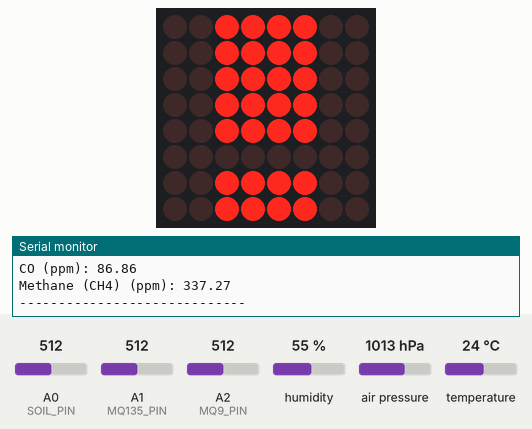
The sketch below on a simulated Arduino Uno, built with avr-gcc and run on an emulated ATmega328P. Parts: 8×8 LED matrix, the last lines printed to the serial monitor. Inputs (shaded band) come from the test bench; at power-on: A2 (MQ9_PIN) = 512, A1 (MQ135_PIN) = 512, A0 (SOIL_PIN) = 512, humidity 55 %, air pressure 1013 hPa, temperature 24 °C.

Above: at 3.2 s.
3.3 s: A2 (MQ9_PIN) set to 452
5.5 s: A2 (MQ9_PIN) set to 435
At 6.9 s:
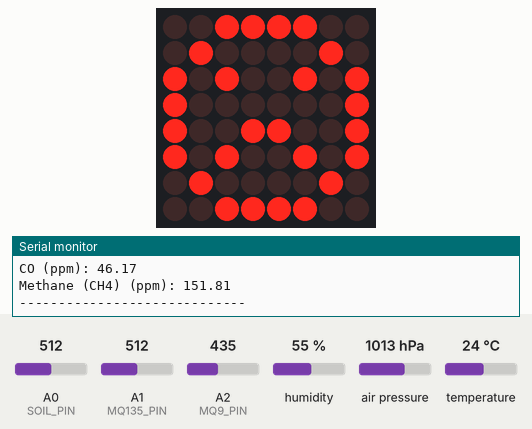
7.7 s: A2 (MQ9_PIN) set to 510
At 8.6 s:
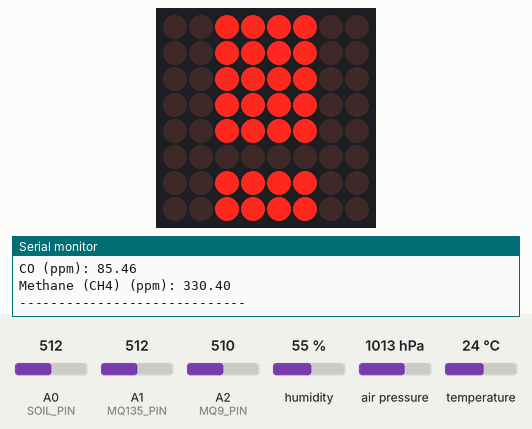
9.9 s: A2 (MQ9_PIN) set to 306
At 11.4 s:
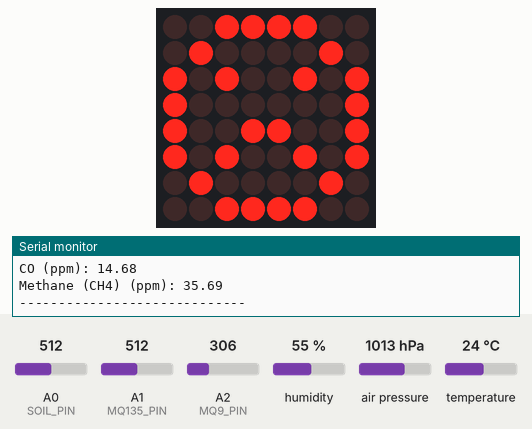
12.1 s: A1 (MQ135_PIN) set to 217
14.3 s: A1 (MQ135_PIN) set to 191
At 17.6 s:
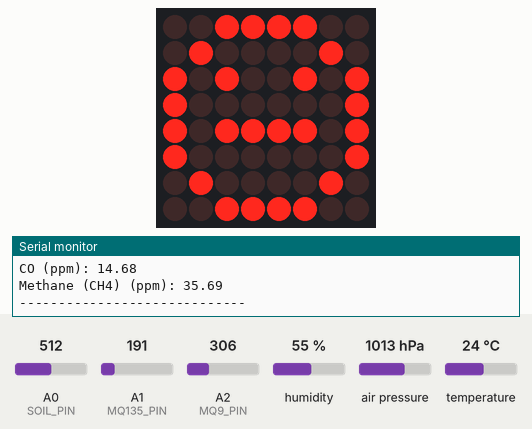
Timing chart, 0 to 18.7 s (numbered marks = the images above; inputs shaded):
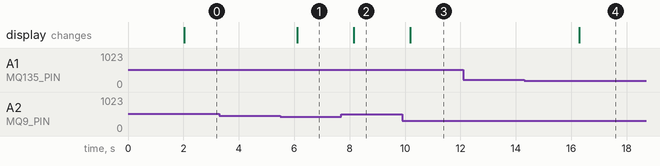

The sketch:

smartsoilv1.ino
```cpp
#include <LedControl.h>
#include <Wire.h>
#include <Adafruit_Sensor.h>
#include <Adafruit_BME280.h>

// A SmartSoil V1 valós idejű környezeti megfigyelőrendszert mutat be,
// amely beltéri növények állapotának nyomon követésére és a levegő minőségének figyelemmel kísérésére szolgál.
// A projektet Štefan Müller készítette a Robotika (KINF/AIdb/ROB/22) tantárgy szemesztrális munka részeként.
// Štefan Müller, UJS - GIK, Alkalmazott Informatika. 2025/4/27

//  MAX7219 DOT LED 8X8 MATRIX definíció
LedControl lc = LedControl(11, 13, 10, 1); // DIN, CLK, CS

// BME280 definíció
#define BME280_I2C_ADDRESS 0x76 // Try 0x77 if 0x76 doesn't work
Adafruit_BME280 bme;
#define SEA_LEVEL_PRESSURE_HPA 1014.0

// Gáz-szenzor pin definíciók
#define SOIL_PIN   A0
#define MQ135_PIN  A1
#define MQ9_PIN    A2

float R0mq135 = 5.9; // Kalibrált R0 érték - MQ135
float R0mq9 = 3.8; // Kalibrált R0 érték - MQ9

const int dryValue = 980; // Kalibrált száraz-érték
const int wetValue = 320; // Kalibrált nedves-érték

//  MAX7219 DOT LED 8X8 MATRIX hangulatjelek
byte happyface[8] = {
  B00111100, B01000010, B10100101, B10000001,
  B10100101, B10011001, B01000010, B00111100
};

byte sadface[8] = {
  B00111100, B01000010, B10100101, B10000001,
  B10011001, B10100101, B01000010, B00111100
};

byte seriousface[8] = {
  B00111100, B01000010, B10100101, B10000001,
  B10111101, B10000001, B01000010, B00111100
};

byte alertsign[8] = {
  B00111100, B00111100, B00111100, B00111100,
  B00111100, B00000000, B00111100, B00111100
};

byte welcometext[8] = {
  B00000000, B01001010, B01001000, B01111010,
  B01001010, B01001010, B00000000, B00000000
};

// Hangulatjelek felrajzolása a MAX7219 DOT LED 8X8 MATRIX kijelzőre
void showFace(byte face[8]) {
  for (int row = 0; row < 8; row++) {
    lc.setRow(0, row, face[row]);
  }
}

void setup() {
  Serial.begin(115200);
  Wire.begin();

  // BME280 komponens inicializálása - ha nem található a cím, újra kell indítani a rendszert
  if (!bme.begin(BME280_I2C_ADDRESS)) {
    Serial.println("BME280 not found! Please check the connections.");
    showFace(alertsign);
    while (1);
  }

  Serial.println("SmartSoil Components Initialized!");

  // MAX7219 DOT LED 8X8 MATRIX kijelző iniciálizálása
  lc.shutdown(0, false);
  lc.setIntensity(0, 5);
  lc.clearDisplay(0);
  showFace(welcometext);
  delay(2000);
}

void loop() {
  // BME280 Szenzor adatainak beolvasása
  float temperature = bme.readTemperature();
  float humidity = bme.readHumidity();
  float pressure = bme.readPressure() / 100.0F;
  float altitude = bme.readAltitude(SEA_LEVEL_PRESSURE_HPA);

  // Értékek beolvasása a táptalaj-nedvesség szenzorból
  int soilRaw = analogRead(SOIL_PIN);
  float soilPercent = map(soilRaw, dryValue, wetValue, 0, 100);
  soilPercent = constrain(soilPercent, 0, 100);

  // Értékek beolvasása a gáz-szenzorokból
  int mq135Value = analogRead(MQ135_PIN);
  int mq9Value = analogRead(MQ9_PIN);

  float voltage135 = mq135Value * (5.0 / 1023.0);
  float Rs135 = (5.0 - voltage135) / voltage135;

  float voltage9 = mq9Value * (5.0 / 1023.0);
  float Rs9 = (5.0 - voltage9) / voltage9;

  float ratiomq135 = Rs135 / R0mq135;
  float ratiomq9 = Rs9 / R0mq9;

  // Formula MQ-135 Air Quality (levegő minőség és füst) PPM detektálására
  float ppm_mq135_air = pow(10, (log10(ratiomq135) - 0.68) / -0.42); //AQ
  float ppm_mq135_smoke = pow(10, (log10(ratiomq135) - 0.74) / -0.42); // Smoke

  // Formula MQ-9 CO, NH3 (szén-monoxid és metán) PPM detektálására
  float ppm_mq9_co = pow(10, (log10(ratiomq9) - 0.35) / -0.48);
  float ppm_mq9_ch4 = pow(10, (log10(ratiomq9) - 0.38) / -0.38);    // CH4 (Methane)

  // SERIAL - KONZOL KIMENETEK
  Serial.println("--- SmartSoil Readings ---");
  Serial.print("Temperature: "); Serial.print(temperature); Serial.println(" °C");
  Serial.print("Humidity: "); Serial.print(humidity); Serial.println(" %");
  Serial.print("Pressure: "); Serial.print(pressure); Serial.println(" hPa");
  Serial.print("Altitude: "); Serial.print(altitude); Serial.println(" m");
  Serial.print("Soil Moisture: "); Serial.print(soilRaw); Serial.print(" | "); Serial.print(soilPercent); Serial.println(" %");

  // MQ-135 SZENZOR
  Serial.println("--- MQ-135 Readings ---");
  Serial.print("Raw ADC Value: "); Serial.println(mq135Value);
  Serial.print("RS Value: "); Serial.println(Rs135);
  Serial.print("Air Quality (ppm): "); Serial.println(ppm_mq135_air);
  Serial.print("Smoke (ppm): "); Serial.println(ppm_mq135_smoke);

  // MQ-9 SZENZOR
  Serial.println("--- MQ-9 Readings ---");
  Serial.print("Raw ADC Value: "); Serial.println(mq9Value);
  Serial.print("RS Value: "); Serial.println(Rs9);
  Serial.print("CO (ppm): "); Serial.println(ppm_mq9_co);
  Serial.print("Methane (CH4) (ppm): "); Serial.println(ppm_mq9_ch4);
  Serial.println("-----------------------------");


  // Mérések kimutatása a MAX7219 DOT LED 8X8 MATRIX kijelzőn

  // GÁZOK ÉS LEVEGŐ MINŐSÉG SZENZOROK
  if (ppm_mq9_co > 50) {
      showFace(alertsign); // Kritikus szén-monoxid szint - nagyobb mint 50ppm
  }
  else if (ppm_mq9_co > 30 || ppm_mq9_ch4 > 500 || ppm_mq135_smoke > 150 || ppm_mq135_air > 100) {
      showFace(sadface); // Nem kedvező levegő minőség - magas szint
  }
  else if (ppm_mq9_co > 10 || ppm_mq9_ch4 > 200 || ppm_mq135_smoke > 80 || ppm_mq135_air > 50) {
      showFace(seriousface); // Nem kedvező levegő minőség - közepes szint
  }

  // TÁPTALAJ NEDVESSÉG SZENZOR
  else if (soilPercent < 20) {
      showFace(sadface); // Kiszáradt táptalaj
  }
  else if (soilPercent > 90) {
      showFace(alertsign); // Túl-öntözött táptalaj
  }

  // HŐMÉRSÉKLET ÉS PÁRATARTALOM SZENZOR
  else if (temperature > 40 || humidity > 80) {
      showFace(alertsign); // Kritikus hőmérséklet vagy kritikus páratartalom
  }
  else if (temperature > 30 || humidity > 49) {
      showFace(sadface); // Túl meleg vagy túl párás a levegő
  }
  else if (temperature < 22.2 || humidity < 10) {
      showFace(seriousface); // Hideg vagy túl száraz a levegő
  }

  // OPTIMÁLIS ÉRTÉKEK
  else {
      showFace(happyface); // Optimális értékekek
  }


  delay(2000); // 2 másodpercenként frissít
}
```

Measured:
- the behaviour switches between 445 and 444 on A2 (MQ9_PIN) (found by bisection; images 0 and 1)
- the behaviour switches between 202 and 201 on A1 (MQ135_PIN) (found by bisection; images 3 and 4)
- after the input at 5.5 s, the display: changes after 0.61 s (image 1)
- after the input at 7.7 s, the display: changes after 0.45 s (image 2)
- after the input at 9.9 s, the display: changes after 0.28 s (image 3)
- after the input at 14.3 s, the display: changes after 2.0 s (image 4)
